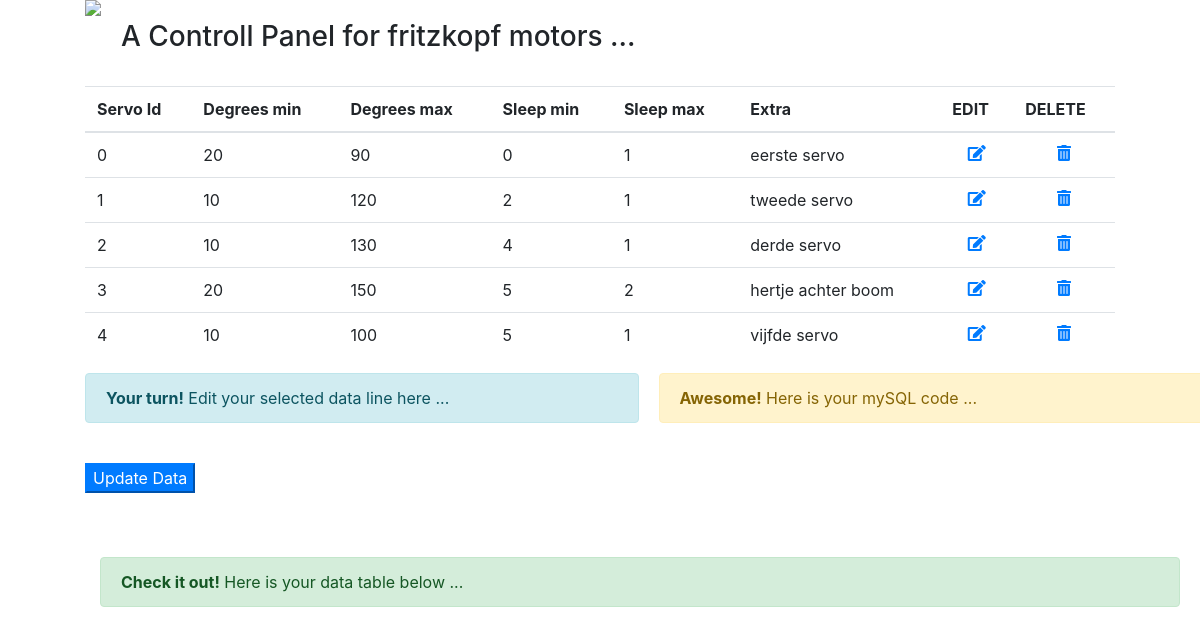
/query_edit, run on the app's committed database.
### tables this page shows
CREATE TABLE "data_table" (
"index" INTEGER,
  "serv_id" VARCHAR(256),
  "deg_min" VARCHAR(256),
  "deg_max" VARCHAR(256),
  "sleep_min" VARCHAR(256),
  "sleep_max" VARCHAR(2),
  "extra" VARCHAR(5)
);

### flask_app.py (the view)
@app.route('/query_edit',methods = ['POST', 'GET']) #this is when user clicks edit link
def sql_editlink():
    from functions.sqlquery import sql_query, sql_query2
    if request.method == 'GET':
        elname = request.args.get('elname')
        efname = request.args.get('efname')
        eresults = sql_query2(''' SELECT * FROM data_table where serv_id = ? and deg_min = ?''', (efname,elname))
    results = sql_query(''' SELECT * FROM data_table''')
    return render_template('sqldatabase.html', eresults=eresults, results=results)

### functions/sqlquery.py (called while the page is built)
def sql_query(query):
    cur = conn.cursor()
    cur.execute(query)
    rows = cur.fetchall()
    return rows

def sql_query2(query,var):
    cur = conn.cursor()
    cur.execute(query,var)
    rows = cur.fetchall()
    return rows

### templates/sqldatabase.html (shortened to what this page needs)
<html>
    <head>
         <link rel="stylesheet" href="https://use.fontawesome.com/releases/v5.1.0/css/all.css">
         <link rel="stylesheet" href="https://stackpath.bootstrapcdn.com/bootstrap/4.1.1/css/bootstrap.min.css">
    </head>
   <body>
        <div class ='row'>
            <div style='margin-left:100px;'>
            <img src = 'https://artistscreen.be/wp-content/uploads/elementor/thumbs/logo-artistscreen-o12zqcbmljd2hni5k87c2jqvyppx0x5367xjehnorq.png'>
            </div>
            <div style='padding-top: 20px; padding-left:20px;'><h3>
             A Controll Panel for fritzkopf motors ...
            </h3></div>
        </div>
        <br>
       <div class ='row'>
            <table class = 'table table-hover' style = 'margin-left: 100px; margin-right: 100px; width: 90%;'>
                  <thead>
                     <tr>
                     <th>Servo Id</th>
                     <th>Degrees min</th>
                     <th>Degrees max</th>
                     <th>Sleep min</th>
                     <th>Sleep max</th>
                     <th>Extra</th>
                     <th>EDIT</th>
                     <th>DELETE</th>
                     </tr>
                  </thead>
                  {% for result in results %}
                     <tr>
                        <td>{{result["serv_id"]}}</td>
                        <td>{{result["deg_min"]}}</td>
                        <td>{{result["deg_max"]}}</td>
                        <td>{{result['sleep_min']}}</td>
                        <td>{{result['sleep_max']}}</td>
                        <td>{{result['extra']}}</td>
                        <td align="center"><a href = "{{ url_for('sql_editlink', efname=result['serv_id'], elname=result['deg_min']) }}"><i class="fas fa-edit"></a></td>
                        <td align="center"><a href = "{{ url_for('sql_datadelete', fname=result['serv_id'], lname=result['deg_min']) }}"><i class="fas fa-trash-alt"></a></td>
                     </tr>
                  {% endfor %}
               </table>
        {% block content %}
        {% if 'query_edit' in request.url %}
        <div style='margin-left: 100px; width: 45%;'>
        <div class="alert alert-info" role="alert">
         <strong>Your turn!</strong> Edit your selected data line here ...
        </div>
         <br>
         <p><input class="btn-primary" type = "submit" value = "Update Data" /></p>
        </div>
        {% endif %}
        {% endblock content %}
        <div style='margin-left: 20px; width: 45%;'>
        <div class="alert alert-warning" role="alert">
         <strong>Awesome!</strong> Here is your mySQL code ...
        </div>
        </div>
        </div>
      <br><br>
        <div class="alert alert-success" role="alert" style='width: 90%; margin-left: 100px;'>
        <strong>Check it out!</strong> Here is your data table below ...
        </div>
    </body>
</html>

### data on the page
data_table: serv_id "0", deg_min "20", deg_max "90", sleep_min "0", sleep_max "1", extra "eerste servo"
data_table: serv_id "1", deg_min "10", deg_max "120", sleep_min "2", sleep_max "1", extra "tweede servo"
data_table: serv_id "2", deg_min "10", deg_max "130", sleep_min "4", sleep_max "1", extra "derde servo"
data_table: serv_id "3", deg_min "20", deg_max "150", sleep_min "5", sleep_max "2", extra "hertje achter boom"
data_table: serv_id "4", deg_min "10", deg_max "100", sleep_min "5", sleep_max "1", extra "vijfde servo"
